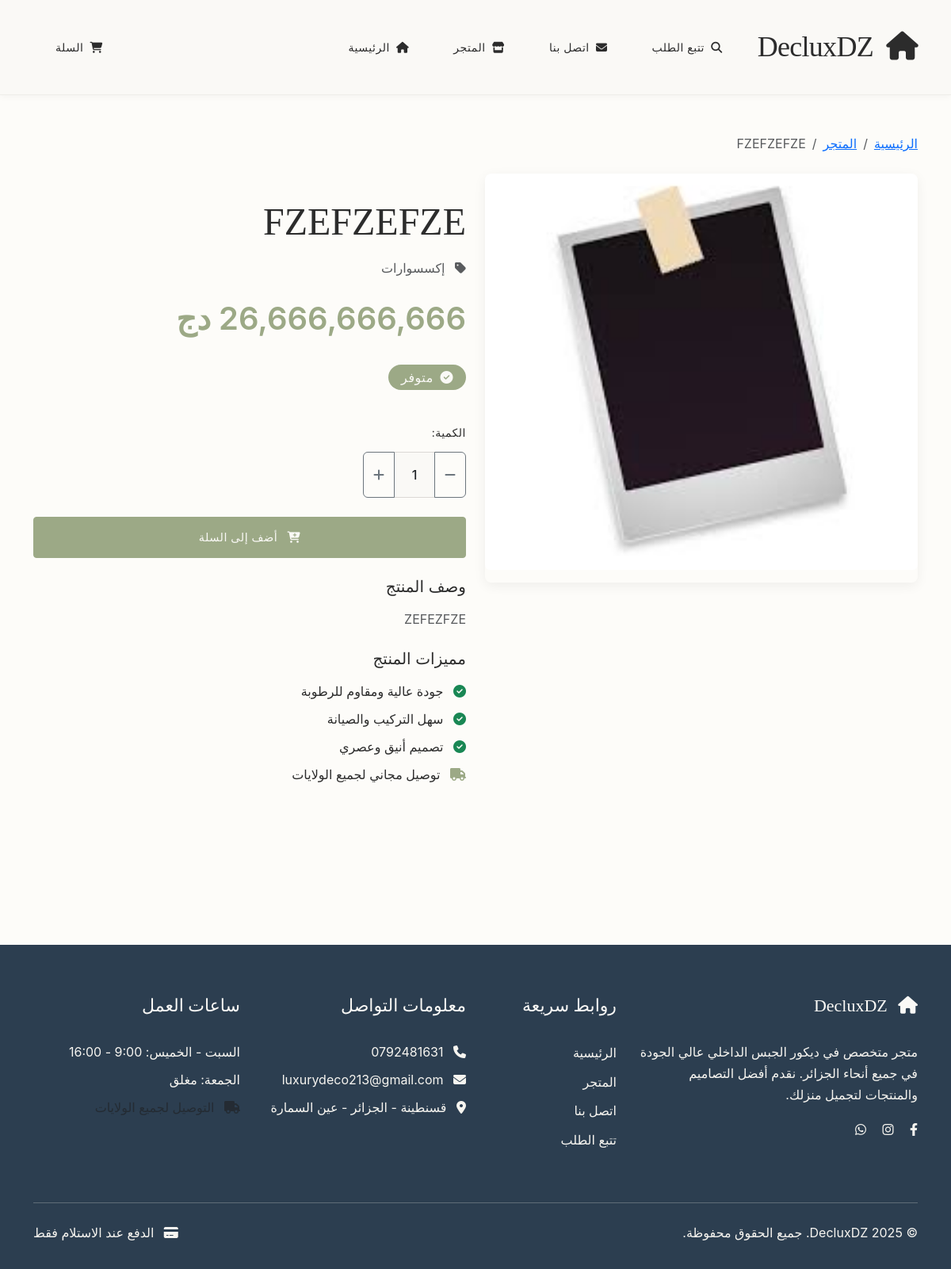
The app's page /product/2 with its own data.
### models.py (models this page shows)
class Product(db.Model):
    id = db.Column(db.Integer, primary_key=True)
    name = db.Column(db.String(200), nullable=False)
    name_ar = db.Column(db.String(200), nullable=False)
    description = db.Column(db.Text)
    description_ar = db.Column(db.Text)
    price = db.Column(db.Float, nullable=False)
    category_id = db.Column(db.Integer, db.ForeignKey('category.id'), nullable=False)
    image_url = db.Column(db.String(200))
    additional_images = db.Column(db.Text)  # JSON string of image URLs
    in_stock = db.Column(db.Boolean, default=True)
    featured = db.Column(db.Boolean, default=False)
    created_at = db.Column(db.DateTime, default=datetime.utcnow)
    updated_at = db.Column(db.DateTime, default=datetime.utcnow, onupdate=datetime.utcnow)
    order_items = db.relationship('OrderItem', backref='product', lazy=True)

class Category(db.Model):
    id = db.Column(db.Integer, primary_key=True)
    name = db.Column(db.String(100), nullable=False)
    name_ar = db.Column(db.String(100), nullable=False)
    description = db.Column(db.Text)
    created_at = db.Column(db.DateTime, default=datetime.utcnow)
    products = db.relationship('Product', backref='category', lazy=True)

### routes.py (the view)
@app.route('/product/<int:id>')
def product_detail(id):
    product = Product.query.get_or_404(id)
    related_products = Product.query.filter(
        Product.category_id == product.category_id,
        Product.id != product.id,
        Product.in_stock == True
    ).limit(4).all()
    additional_images = []
    if product.additional_images:
        try:
            additional_images = json.loads(product.additional_images)
        except:
            additional_images = []
    return render_template('product_detail.html',
                         product=product,
                         related_products=related_products,
                         additional_images=additional_images)

### app.py (called while the page is built)
@app.context_processor
def inject_csrf_token():
    return dict(csrf_token=generate_csrf)

### routes.py (called while the page is built)
@app.context_processor
def inject_cart_count():
    cart_count = 0
    if 'cart' in session:
        cart_count = sum(session['cart'].values())
    return {'cart_count': cart_count}

### templates/product_detail.html (shortened to what this page needs)
{% extends "base.html" %}
{% block content %}
<div class="container py-5">
    <nav aria-label="breadcrumb" class="mb-4">
        <ol class="breadcrumb">
            <li class="breadcrumb-item"><a href="{{ url_for('index') }}">الرئيسية</a></li>
            <li class="breadcrumb-item"><a href="{{ url_for('shop') }}">المتجر</a></li>
            <li class="breadcrumb-item active">{{ product.name_ar }}</li>
        </ol>
    </nav>
    <div class="row">
        <div class="col-lg-6 mb-4">
            <div class="product-gallery">
                {% if product.image_url %}
                <img src="{{ url_for('uploaded_file', filename=product.image_url) }}"
                     class="main-product-image img-fluid rounded mb-3"
                     alt="{{ product.name_ar }}"
                     onerror="this.src='https://via.placeholder.com/500x400?text=صورة+غير+متوفرة'">
                {% else %}
                <img src="https://via.placeholder.com/500x400?text={{ product.name_ar }}"
                     class="main-product-image img-fluid rounded mb-3"
                     alt="{{ product.name_ar }}">
                {% endif %}
            </div>
        </div>
        <div class="col-lg-6">
            <div class="product-info">
                <h1 class="display-5 fw-bold text-primary mb-3">{{ product.name_ar }}</h1>
                {% if product.category %}
                <p class="text-muted mb-3">
                    <i class="fas fa-tag me-2"></i>
                    {{ product.category.name_ar }}
                </p>
                {% endif %}
                <div class="product-detail-price mb-4">
                    {{ "{:,.0f}".format(product.price) }} دج
                </div>
                <div class="mb-4">
                    <span class="badge fs-6 {{ 'bg-success' if product.in_stock else 'bg-danger' }} mb-3">
                        {% if product.in_stock %}
                        <i class="fas fa-check-circle me-1"></i> متوفر
                        {% else %}
                        <i class="fas fa-times-circle me-1"></i> غير متوفر
                        {% endif %}
                    </span>
                </div>
                {% if product.in_stock %}
                <div class="row g-3 mb-4">
                    <div class="col-auto">
                        <label for="quantity" class="form-label fw-bold">الكمية:</label>
                        <div class="input-group" style="width: 130px;">
                            <button class="btn btn-outline-secondary quantity-decrease" type="button">
                                <i class="fas fa-minus"></i>
                            </button>
                            <input type="number" class="form-control quantity-input text-center"
                                   id="quantity" value="1" min="1">
                            <button class="btn btn-outline-secondary quantity-increase" type="button">
                                <i class="fas fa-plus"></i>
                            </button>
                        </div>
                    </div>
                </div>
                <div class="d-grid gap-2 mb-4">
                    <form method="POST" action="{{ url_for('add_to_cart') }}">
                        <button type="submit" class="btn btn-primary btn-lg w-100 add-to-cart-btn"
                                data-product-id="{{ product.id }}" data-quantity="1">
                            <i class="fas fa-cart-plus me-2"></i>
                            أضف إلى السلة
                        </button>
                    </form>
                </div>
                {% else %}
                <div class="alert alert-warning">
                    <i class="fas fa-exclamation-triangle me-2"></i>
                    هذا المنتج غير متوفر حالياً
                </div>
                {% endif %}
                {% if product.description_ar %}
                <div class="mb-4">
                    <h5 class="fw-bold mb-3">وصف المنتج</h5>
                    <div class="text-muted">
                        {{ product.description_ar|replace('\n', '<br>')|safe }}
                    </div>
                </div>
                {% endif %}
                <div class="mb-4">
                    <h5 class="fw-bold mb-3">مميزات المنتج</h5>
                    <ul class="list-unstyled">
                        <li class="mb-2">
                            <i class="fas fa-check-circle text-success me-2"></i>
                            جودة عالية ومقاوم للرطوبة
                        </li>
                        <li class="mb-2">
                            <i class="fas fa-check-circle text-success me-2"></i>
                            سهل التركيب والصيانة
                        </li>
                        <li class="mb-2">
                            <i class="fas fa-check-circle text-success me-2"></i>
                            تصميم أنيق وعصري
                        </li>
                        <li class="mb-2">
                            <i class="fas fa-truck text-primary me-2"></i>
                            توصيل مجاني لجميع الولايات
                        </li>
                    </ul>
                </div>
            </div>
        </div>
    </div>
</div>
{% endblock %}

### static/css/style.css (style rules this page uses)
:root { --primary-color: #3d3d3d; --secondary-color: #d4a574; --accent-color: #9ca986; --text-dark: #2c2c2c; --text-light: #8b8680; --bg-light: #f7f5f0; --border-color: #e8e5e0; --success-color: #9ca986; --error-color: #c67b5c; --warning-color: #d4a574; --cream: #fdfcf9; --warm-white: #faf9f6; --sage: #9ca986; --camel: #d4a574; --linen: #f7f5f0; }
html[dir="rtl"] { font-family: 'Cairo', 'Crimson Text', serif; }
body { font-family: 'Inter', -apple-system, BlinkMacSystemFont, 'Segoe UI', Roboto, sans-serif; background-color: var(--cream); color: var(--text-dark); line-height: 1.7; -webkit-font-smoothing: antialiased; }
.btn-primary { background-color: var(--accent-color); border-color: var(--accent-color); color: var(--warm-white); border-radius: 4px; font-weight: 500; padding: 0.875rem 2rem; font-size: 0.9rem; text-transform: uppercase; letter-spacing: 0.5px; transition: all 0.3s ease; }
.product-gallery { border-radius: 8px; overflow: hidden; box-shadow: 0 4px 16px rgba(0, 0, 0, 0.06); }
.product-gallery img { width: 100%; height: 500px; object-fit: cover; }
.product-info { padding: 2rem 0; }
.product-detail-price { font-size: 2.5rem; font-weight: 600; color: var(--accent-color); margin-bottom: 2rem; font-family: 'Inter', sans-serif; }
.quantity-input { border: 1px solid rgba(139, 134, 128, 0.3); border-radius: 6px; padding: 0.875rem 0.5rem; text-align: center; width: 60px; font-weight: 500; background-color: var(--warm-white); }
.form-control { border: 1px solid rgba(139, 134, 128, 0.3); border-radius: 6px; padding: 1rem; background-color: var(--warm-white); transition: border-color 0.3s ease; }
.form-label { font-weight: 500; color: var(--text-dark); margin-bottom: 0.75rem; text-transform: uppercase; letter-spacing: 0.5px; font-size: 0.875rem; }
[dir="rtl"] { text-align: right; }
[dir="rtl"] .btn { text-align: center; }
.main-product-image { width: 100%; height: 500px; object-fit: cover; }
.badge { font-weight: 500; font-size: 0.875rem; padding: 0.5rem 1rem; border-radius: 20px; text-transform: uppercase; letter-spacing: 0.5px; font-size: 0.75rem; }
.bg-success { background-color: var(--accent-color) !important; color: var(--warm-white) !important; }
.text-primary { color: var(--accent-color) !important; }
.display-5 { font-family: 'Playfair Display', serif !important; color: var(--text-dark) !important; }
.fw-bold { font-weight: 400 !important; }
.btn-primary { background-color: var(--accent-color) !important; border-color: var(--accent-color) !important; color: var(--warm-white) !important; }
h1.display-1, h1.display-2, h1.display-3, h1.display-4, h1.display-5, h1.display-6, h2.display-1, h2.display-2, h2.display-3, h2.display-4, h2.display-5, h2.display-6, h3.display-1, h3.display-2, h3.display-3, h3.display-4, h3.display-5, h3.display-6 { font-family: 'Playfair Display', serif !important; font-weight: 300 !important; color: var(--text-dark) !important; }

### templates/product_detail.html (style rules this page uses)
.main-product-image { transition: opacity 0.3s ease; }
.quantity-input[type=number] { -moz-appearance: textfield; appearance: textfield; }

### records on screen
Product: name_ar "FZEFZEFZE", image_url (picture), price "26,666,666,666", description_ar "ZEFEZFZE"
Category: category.name_ar "إكسسوارات"
